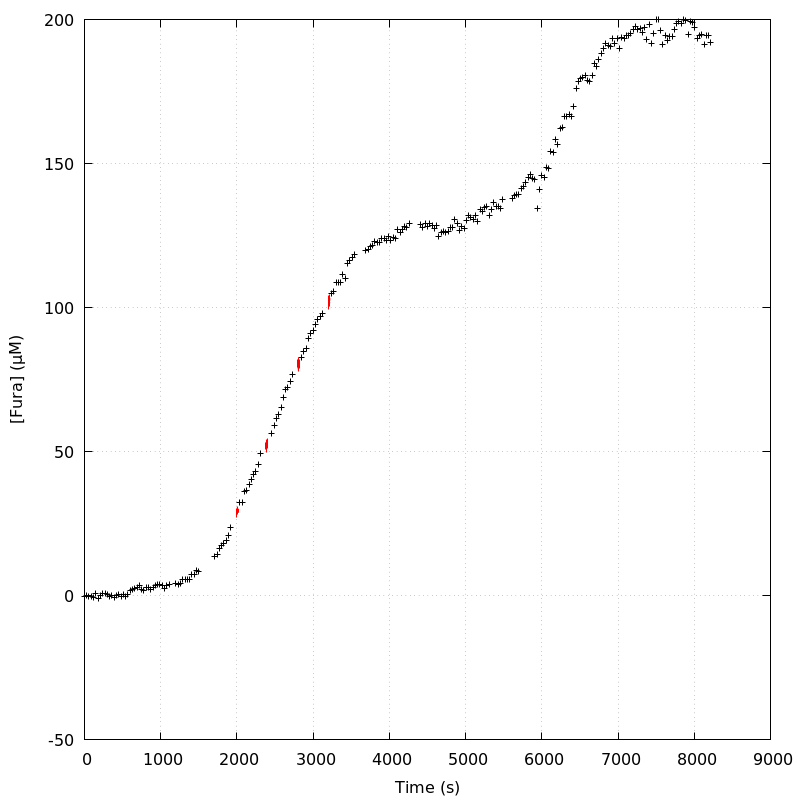

This chart was generated by the following gnuplot code:
unset key
set grid
set ylabel '[Fura] (µM)'
set xlabel 'Time (s)'
plot 'DA_130128_E4_aba_loading_curve' index 0 using 1:2 linecolor rgb 'black',\
'' index 1 using 1:2 with lines linecolor rgb 'red',\
'' index 2 using 1:2 with lines linecolor rgb 'red',\
'' index 3 using 1:2 with lines linecolor rgb 'red',\
'' index 4 using 1:2 with lines linecolor rgb 'red',\
